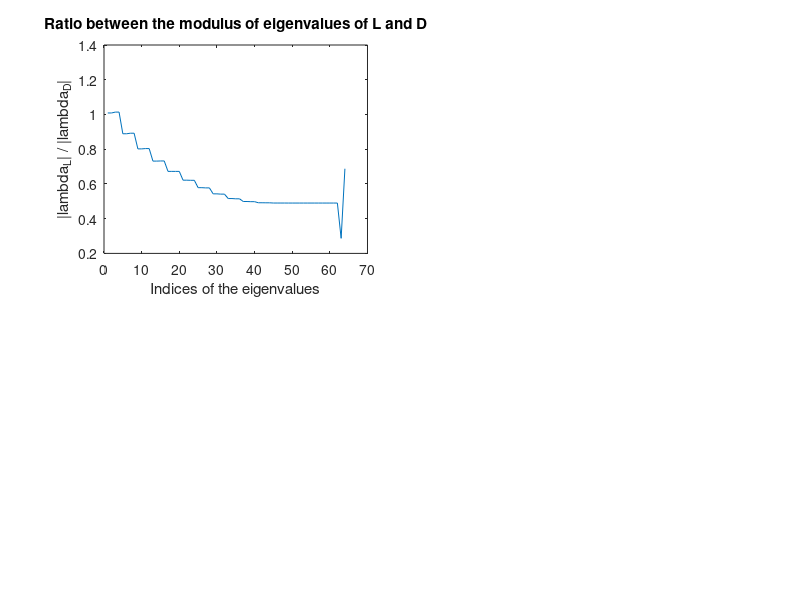

This chart was generated by the following MATLAB code: (Note: this script raises an error after producing the figure.)
%EX101 -- Exercise 10.4
% The largest eigenvalues of the discretization of u_t + c(x)u_x = 0 would
% be 6/5 times that of u_t + u_x = 0. This exercise investigate how true
% this statement is. The differentiation matrix is used so that the
% corresponding differential operator can be easily constructed. Note that
% the differential operator for the equaiton u_t + u_x = 0 would simply be
% D. On the other hand, the operator for the equation u_t + c(x)u_x = 0
% would be L = diag(c) * D.


close all;
scrsz = get(groot,'ScreenSize');
figure('position', [100   100   4/5*scrsz(3)  4/5*scrsz(4)]); 

% Eigenvalues of the differentiation matrix D.
Nvec = 2.^(6:9);
for i = 1:length(Nvec)
    N = Nvec(i);
    h = 2*pi/N;
    x = h*(1:N)';
    column = [0 0.5*(-1).^(1:N-1).*cot((1:N-1)*h/2)]';
    D = toeplitz(column,column([1 N:-1:2]));
    lambdaD = eig(D);
    
    % Eigenvalues of the differential operator associated with the PDE u_t
    % + c(x) u_x = 0 with c(x) = 1/5 + sin(x-1)^2.
    c = 1/5 + sin(x-1).^2;
    % Differential operator.
    L = diag(c) * D;
    % In fact, we should write this equation as u_t = -c(x) u_x and hence
    % the corresponding differential opertator should be L = -diag(c) * D.
    % But the eigenvalues of L and -L are only different from a
    % multiplicator -1, and we are interested in the modulus the such
    % eigenvalues. Hence it suffices to define L = diag(c)*D which
    % corresponds to the study of the equation u_t = c(x) u_x.
    lambdaL = eig(L);
    
    % Ratio between the modulus of eigenvalues of L and D operators.
    ratio = abs(lambdaL) ./ abs(lambdaD); % abs(lambda) computes the modulus of lambda in the complex plan.
    subplot(2,2,i), plot(ratio);
    title('Ratio between the modulus of eigenvalues of L and D');
    ylabel('|lambda_L| / |lambda_D|');
    xlabel('Indices of the eigenvalues');
    % We compute the maximum of ratio it should be around 6/5.
    text(N/4, 0.3*round(max(ratio)), ['The maximum ratio is: ', num2str(round(max(ratio),4))],...
        'fontsize', 14);
    text(N/4, 0.45*round(max(ratio)), ['N = ', num2str(N)], 'fontsize', 14);
end
